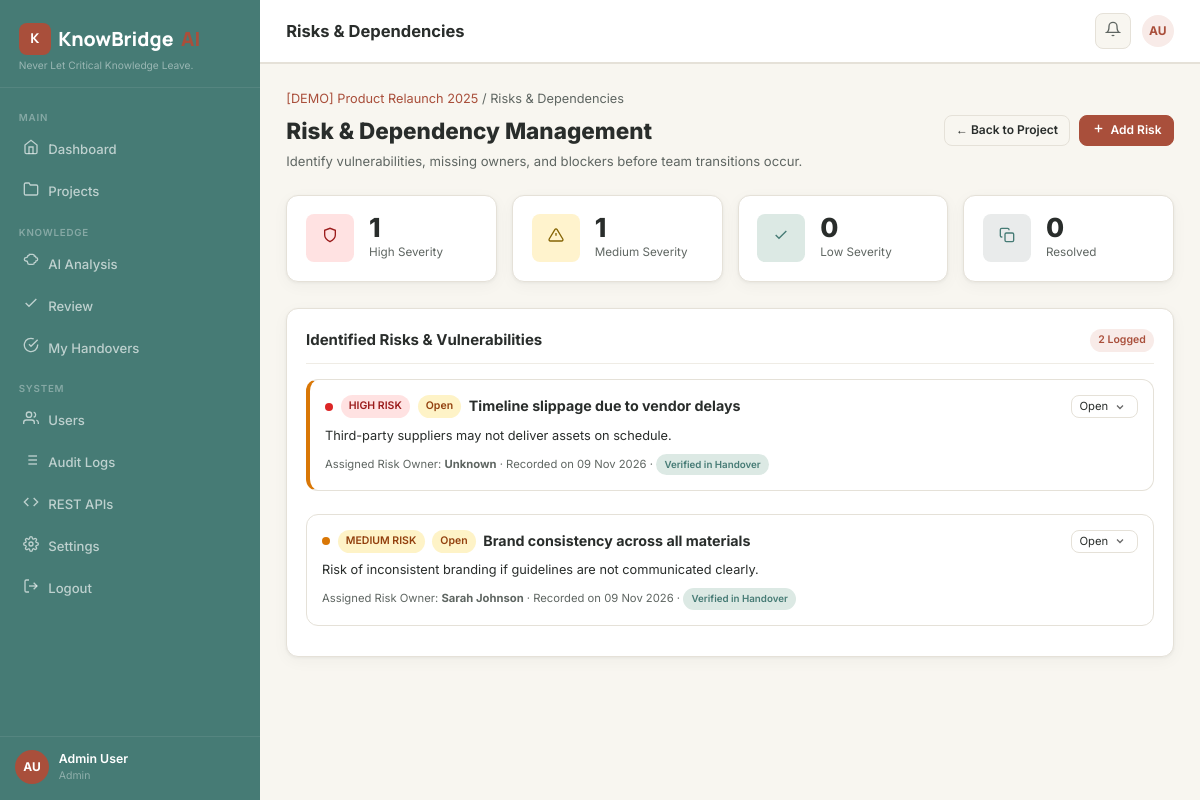
The app's page /projects/1/risks (signed in) with its own data.
### app.py (models this page shows, shortened)
class User(UserMixin, db.Model):
    __tablename__ = 'users'
    id = db.Column(db.Integer, primary_key=True)
    name = db.Column(db.String(120), nullable=False)
    email = db.Column(db.String(255), unique=True, nullable=False)
    password_hash = db.Column(db.String(255), nullable=False)
    role = db.Column(db.String(30), default='team_member')  # admin / project_manager / team_member
    is_active = db.Column(db.Boolean, default=True)
    created_at = db.Column(db.DateTime, default=lambda: datetime.now(timezone.utc))
    avatar_initials = db.Column(db.String(4))
    projects_owned = db.relationship('Project', back_populates='owner', foreign_keys='Project.owner_id')
    memberships = db.relationship('ProjectMember', back_populates='user')
    documents = db.relationship('Document', back_populates='uploader')
    reviews = db.relationship('Review', back_populates='reviewer')
    audit_logs = db.relationship('AuditLog', back_populates='user')
    def is_admin(self): return self.role == 'admin'
    def get_initials(self):
        parts = self.name.strip().split()
        return (''.join(p[0].upper() for p in parts[:2])) if parts else 'U'

class Project(db.Model):
    __tablename__ = 'projects'
    id = db.Column(db.Integer, primary_key=True)
    name = db.Column(db.String(200), nullable=False)
    description = db.Column(db.Text)
    status = db.Column(db.String(30), default='active')  # active/completed/on_hold/archived
    priority = db.Column(db.String(20), default='medium')
    start_date = db.Column(db.Date)
    end_date = db.Column(db.Date)
    is_demo = db.Column(db.Boolean, default=False)
    owner_id = db.Column(db.Integer, db.ForeignKey('users.id'))
    created_at = db.Column(db.DateTime, default=lambda: datetime.now(timezone.utc))
    updated_at = db.Column(db.DateTime, default=lambda: datetime.now(timezone.utc), onupdate=lambda: datetime.now(timezone.utc))
    owner = db.relationship('User', back_populates='projects_owned', foreign_keys=[owner_id])
    members = db.relationship('ProjectMember', back_populates='project', cascade='all, delete-orphan')
    documents = db.relationship('Document', back_populates='project', cascade='all, delete-orphan')
    tasks = db.relationship('Task', back_populates='project', cascade='all, delete-orphan')
    risks = db.relationship('Risk', back_populates='project', cascade='all, delete-orphan')
    decisions = db.relationship('Decision', back_populates='project', cascade='all, delete-orphan')
    reports = db.relationship('HandoverReport', back_populates='project', cascade='all, delete-orphan')
    knowledge_items = db.relationship('ExtractedKnowledge', back_populates='project', cascade='all, delete-orphan')

class Risk(db.Model):
    __tablename__ = 'risks'
    id = db.Column(db.Integer, primary_key=True)
    project_id = db.Column(db.Integer, db.ForeignKey('projects.id'))
    title = db.Column(db.String(300), nullable=False)
    description = db.Column(db.Text)
    level = db.Column(db.String(20), default='medium')  # low/medium/high
    risk_owner = db.Column(db.String(150))
    status = db.Column(db.String(30), default='open')  # open/mitigated/resolved
    notes = db.Column(db.Text)
    source_doc_id = db.Column(db.Integer, db.ForeignKey('documents.id'))
    is_approved = db.Column(db.Boolean, default=False)
    created_at = db.Column(db.DateTime, default=lambda: datetime.now(timezone.utc))
    project = db.relationship('Project', back_populates='risks')

### app.py (the view)
@app.route('/projects/<int:pid>/risks')
@login_required
def risks_page(pid):
    if not can_access_project(pid):
        abort(403)
    p = db.session.get(Project, pid)
    risks = Risk.query.filter_by(project_id=pid).order_by(Risk.created_at.desc()).all()
    return render_template('risks.html', project=p, risks=risks)

### app.py (called while the page is built, shortened)
@login_manager.user_loader
def load_user(uid): return db.session.get(User, int(uid))

def can_access_project(project_id):
    if current_user.is_admin():
        return True

@app.context_processor
def inject_globals():
    unread = 0
    if current_user.is_authenticated:
        unread = Notification.query.filter_by(user_id=current_user.id, is_read=False).count()
    return {'unread_notifications': unread, 'now': datetime.now(timezone.utc)}

### templates/risks.html (shortened to what this page needs)
{% extends 'base.html' %}
{% block topbar_title %}Risks & Dependencies{% endblock %}
{% block content %}
<div class="page-header">
  <div>
    <div style="font-size:.85rem;color:var(--text-secondary);margin-bottom:.25rem;">
      <a href="{{ url_for('project_detail', pid=project.id) }}">{{ project.name }}</a> / Risks & Dependencies
    </div>
    <div class="page-title">Risk & Dependency Management</div>
    <div class="page-subtitle">Identify vulnerabilities, missing owners, and blockers before team transitions occur.</div>
  </div>
  <div style="display:flex;gap:.6rem;">
    <a href="{{ url_for('project_detail', pid=project.id) }}" class="btn btn-outline btn-sm">← Back to Project</a>
    <button class="btn btn-primary btn-sm" onclick="Modal.open('new-risk-modal')"><span data-icon="plus"></span> Add Risk</button>
  </div>
</div>
<div class="stats-grid">
  <div class="stat-card">
    <div class="stat-icon danger"><span data-icon="shield"></span></div>
    <div class="stat-info"><div class="stat-value">{{ risks|selectattr('level','equalto','high')|list|length }}</div><div class="stat-label">High Severity</div></div>
  </div>
  <div class="stat-card">
    <div class="stat-icon warning"><span data-icon="alert"></span></div>
    <div class="stat-info"><div class="stat-value">{{ risks|selectattr('level','equalto','medium')|list|length }}</div><div class="stat-label">Medium Severity</div></div>
  </div>
  <div class="stat-card">
    <div class="stat-icon sage"><span data-icon="check"></span></div>
    <div class="stat-info"><div class="stat-value">{{ risks|selectattr('level','equalto','low')|list|length }}</div><div class="stat-label">Low Severity</div></div>
  </div>
  <div class="stat-card">
    <div class="stat-icon forest"><span data-icon="tasks"></span></div>
    <div class="stat-info"><div class="stat-value">{{ risks|selectattr('status','equalto','resolved')|list|length }}</div><div class="stat-label">Resolved</div></div>
  </div>
</div>
<div class="card">
  <div class="card-header">
    <span class="card-title">Identified Risks & Vulnerabilities</span>
    <span class="badge badge-primary">{{ risks|length }} Logged</span>
  </div>
  {% if risks %}
  <div style="display:flex;flex-direction:column;gap:.75rem;">
    {% for r in risks %}
    <div class="knowledge-card {% if r.level=='high' %}pending{% elif r.level=='medium' %}{% else %}approved{% endif %}">
      <div class="kc-header">
        <div style="display:flex;align-items:center;gap:.5rem;">
          <span class="risk-dot {{ r.level }}"></span>
          <span class="badge {% if r.level=='high' %}badge-danger{% elif r.level=='medium' %}badge-warning{% else %}badge-success{% endif %}">
            {{ r.level|upper }} RISK
          </span>
          <span class="badge {% if r.status=='resolved' %}badge-success{% elif r.status=='mitigated' %}badge-sage{% else %}badge-warning{% endif %}">
            {{ r.status|title }}
          </span>
          <strong style="font-size:.95rem;color:var(--text);">{{ r.title }}</strong>
        </div>
        <div style="display:flex;align-items:center;gap:.5rem;">
          <select class="form-select" style="font-size:.75rem;padding:.2rem .5rem;" onchange="updateRiskStatus({{ r.id }}, this.value)">
            <option value="open" {% if r.status=='open' %}selected{% endif %}>Open</option>
          </select>
        </div>
      </div>
      {% if r.description %}
      <div style="font-size:.85rem;color:var(--text);margin:.4rem 0;">{{ r.description }}</div>
      {% endif %}
      <div class="kc-meta" style="margin-top:.5rem;">
        <span>Assigned Risk Owner: <strong>{{ r.risk_owner or 'Unassigned / Unknown' }}</strong></span>
        · <span>Recorded on {{ r.created_at.strftime('%d %b %Y') }}</span>
        {% if r.is_approved %}
        · <span class="badge badge-sage" style="font-size:.65rem;">Verified in Handover</span>
        {% endif %}
      </div>
    </div>
    {% endfor %}
  </div>
  {% endif %}
</div>
{% endblock %}

### templates/base.html (shortened to what this page needs)
<!DOCTYPE html>
<html lang="en">
<head>
<link rel="stylesheet" href="{{ url_for('static', filename='css/style.css') }}">
</head>
<body>
{% block body %}
<div class="app-wrapper">
  <aside class="sidebar" id="sidebar">
    <div class="sidebar-brand">
      <div class="brand-name">
        <div class="brand-icon">K</div>
        KnowBridge<span style="color:var(--primary);">AI</span>
      </div>
      <div class="tagline">Never Let Critical Knowledge Leave.</div>
    </div>
    <nav class="sidebar-nav">
      <span class="nav-section-label">Main</span>
      <ul style="list-style:none;padding:0;margin:0;">
        <li class="nav-item">
          <a href="{{ url_for('dashboard') }}" class="nav-link {% if request.endpoint=='dashboard' %}active{% endif %}">
            <span class="nav-icon" data-icon="home"></span> Dashboard
          </a>
        </li>
        <li class="nav-item">
          <a href="{{ url_for('projects') }}" class="nav-link {% if 'project' in (request.endpoint or '') %}active{% endif %}">
            <span class="nav-icon" data-icon="folder"></span> Projects
          </a>
        </li>
      </ul>
      <span class="nav-section-label">Knowledge</span>
      <ul style="list-style:none;padding:0;margin:0;">
        <li class="nav-item">
          <a href="#" onclick="ToastManager.show('Select a project first, then access AI Summary.','info');return false;" class="nav-link">
            <span class="nav-icon" data-icon="brain"></span> AI Analysis
          </a>
        </li>
        <li class="nav-item">
          <a href="#" onclick="ToastManager.show('Select a project to review items.','info');return false;" class="nav-link">
            <span class="nav-icon" data-icon="check"></span> Review
          </a>
        </li>
        <li class="nav-item">
          <a href="{{ url_for('my_acknowledgements') }}" class="nav-link {% if request.endpoint=='my_acknowledgements' %}active{% endif %}">
            <span class="nav-icon" data-icon="ack"></span> My Handovers
          </a>
        </li>
      </ul>
      <span class="nav-section-label">System</span>
      <ul style="list-style:none;padding:0;margin:0;">
        {% if current_user.is_authenticated and current_user.is_admin() %}
        <li class="nav-item">
          <a href="{{ url_for('users_page') }}" class="nav-link {% if request.endpoint=='users_page' %}active{% endif %}">
            <span class="nav-icon" data-icon="users"></span> Users
          </a>
        </li>
        <li class="nav-item">
          <a href="{{ url_for('audit_logs') }}" class="nav-link {% if request.endpoint=='audit_logs' %}active{% endif %}">
            <span class="nav-icon" data-icon="log"></span> Audit Logs
          </a>
        </li>
        {% endif %}
        {% if current_user.is_authenticated %}
        <li class="nav-item">
          <a href="{{ url_for('api_docs_page') }}" class="nav-link {% if request.endpoint=='api_docs_page' %}active{% endif %}">
            <span class="nav-icon" data-icon="code"></span> REST APIs
          </a>
        </li>
        <li class="nav-item">
          <a href="{{ url_for('settings') }}" class="nav-link {% if request.endpoint=='settings' %}active{% endif %}">
            <span class="nav-icon" data-icon="settings"></span> Settings
          </a>
        </li>
        <li class="nav-item">
          <a href="{{ url_for('logout') }}" class="nav-link">
            <span class="nav-icon" data-icon="logout"></span> Logout
          </a>
        </li>
        {% else %}
        <li class="nav-item">
          <a href="{{ url_for('login') }}" class="nav-link">
            <span class="nav-icon" data-icon="logout"></span> Sign In
          </a>
        </li>
        {% endif %}
      </ul>
    </nav>
    <div class="sidebar-footer">
      <div class="sidebar-user">
        <div class="sidebar-avatar">{% if current_user.is_authenticated %}{{ current_user.get_initials() }}{% else %}KB{% endif %}</div>
        <div class="sidebar-user-info">
          <div class="user-name">{% if current_user.is_authenticated %}{{ current_user.name }}{% else %}Guest Visitor{% endif %}</div>
          <div class="user-role">{% if current_user.is_authenticated %}{{ current_user.role.replace('_',' ').title() }}{% else %}Guest{% endif %}</div>
        </div>
      </div>
    </div>
  </aside>
  <div class="main-content">
    <header class="topbar">
      <div style="display:flex;align-items:center;gap:.75rem;min-width:0;">
        <div class="topbar-title">{% block topbar_title %}KnowBridge AI{% endblock %}</div>
      </div>
      <div class="topbar-right">
        {% if current_user.is_authenticated %}
        <button class="topbar-btn" onclick="markNotificationsRead()" title="Notifications">
          <span data-icon="bell"></span>
        </button>
        <div style="width:32px;height:32px;background:var(--primary-light);border-radius:50%;display:flex;align-items:center;justify-content:center;font-size:.8rem;font-weight:700;color:var(--primary);">
          {{ current_user.get_initials() }}
        </div>
        {% else %}
        <a href="{{ url_for('login') }}" class="btn btn-primary btn-sm">Sign In</a>
        {% endif %}
      </div>
    </header>
    <main class="page-content">
      {% block content %}{% endblock %}
    </main>
  </div>
</div>
{% endblock %}
</body>
</html>

### records on screen
User: get_initials "AU", name "Admin User", role.replace "Admin"
Project: name "[DEMO] Product Relaunch 2025"
Risk: level "HIGH", status "Open", title "Timeline slippage due to vendor delays", status+id "Open", description "Third-party suppliers may not deliver assets on schedule.", risk_owner "Unknown", created_at "09 Nov 2026", is_approved "Verified in Handover"
Risk: level "MEDIUM", status "Open", title "Brand consistency across all materials", status+id "Open", description "Risk of inconsistent branding if guidelines are not communicated clearly.", risk_owner "Sarah Johnson", created_at "09 Nov 2026", is_approved "Verified in Handover"

### other values on screen
{{ risks|selectattr('level','equalto','high')|list|length }} "1"
{{ risks|selectattr('level','equalto','medium')|list|length }} "1"
{{ risks|selectattr('level','equalto','low')|list|length }} "0"
{{ risks|selectattr('status','equalto','resolved')|list|length }} "0"
{{ risks|length }} "2"
